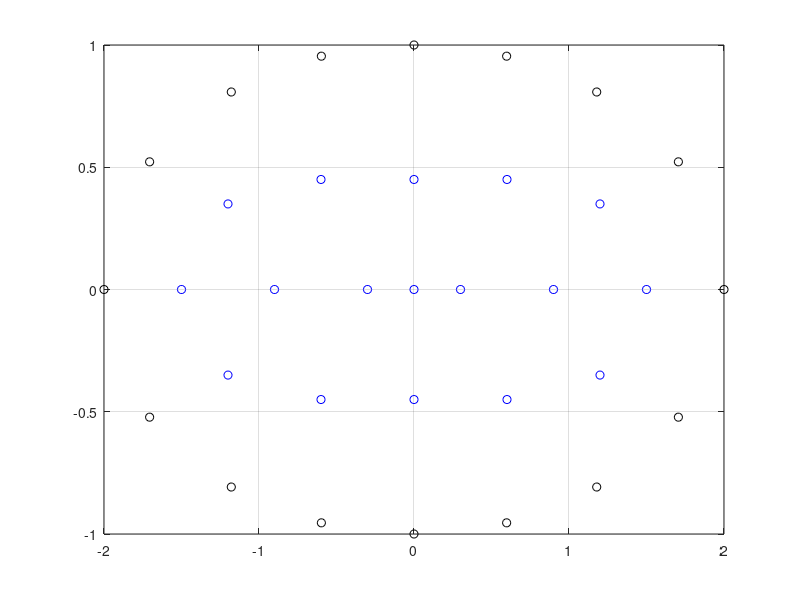

Reproduce this figure in MATLAB.
format short
clear all
clc


Ufront= @(x,y)     exp(x)*sin(y); 
Qfront= @(x,y)     exp(x)*sin(y)*x+ exp(x)*cos(y)*y; 
const=-2;

NN=16; % Número de nodos en la frontera.
NE=16; % Número de elementos en la frontera.
L=17; % Número de nodos internos.
N=NN; % 
NCI=48; % Número de celdas internas (unicamente en el cado de Uxx+Uyy=b)
NPI=7; % Número de puntos de integración para las celdas internas.
NI=4; % Número de puntos de integración para los elementos de la frontera.


% Creación de vectores y matrices para guardar datos.
X=zeros(1,N);
Y=zeros(1,N);
U=zeros(1,N);
Q=zeros(1,N);



D=zeros(1,N);
LE=zeros(1,N);
CON=zeros(N,2);
KODE=zeros(1,N);



alpha=zeros(1,N);
XY=zeros(1,N);
A=zeros(N,N);
MKJ=zeros(N,3);


DA=zeros(1,N);
CP=zeros(7,3);

% Contantes para la integración sobre elementos
POEI=[0.86113631,-0.86113631,0.33998104,-0.33998104];
FDEP=[0.34785485,0.34785485,0.65214515,0.65214515];

% Datos para la integración sobre celda
WW=[0.225,0.12592918,0.12592918,0.12592918,0.13239416,0.13239416,0.13239416];
CP=[0.33333333,0.79742699,0.10128651;0.10128651,0.05971587,0.4701426;0.47014206,0.33333333,0.10128651;0.79742699,0.10128651,0.47014206;0.05971587,0.47014206,0.33333333;0.10128651,0.10128651,0.79742699;0.47014206,0.47014206,0.05971587];

% Datos para los nodos en la frontera (LOS PUNTOS DEBEN DE COLOCARSE
% ANTIHORARIO
x=[2,1.705706,1.178800,0.597614,0,-0.597614,-1.178800,-1.705706,-2,-1.705706,-1.178800,-0.597614,0,0.597614,1.178800,1.705706];
y=[0,-0.522150,-0.807841,-0.954310,-1,-0.954310,-0.807841,-0.522150,0,0.522150,0.807841,0.954310,1,0.954310,0.807841,0.522150];


% Datos para los nodos internos
xint=[1.5,1.2,0.6,0,-0.6,-1.2,-1.5,-1.2,-0.6,0,0.6,1.2,0.9,0.3,0,-0.3,-0.9];
yint=[0,-0.35,-0.45,-0.45,-0.45,-0.35,0,0.35,0.45,0.45,0.45,0.35,0,0,0,0,0];


if const==0
    NCI=0;
%     disp('Ecuación de Laplace Uxx=Uyy')
else
    NCI=NCI;
%     disp('Ecuación de Poisson Uxx+Uyy=b')
end

for i=1:NN  % Conectando los elementos de la frontera NODO A NODO.
    
    CON(i,1)=i;
    CON(i,2)=i+1;
    CON(NN,2)=1;
    z(i)=i; % Nodos de las fronteras. 
end

for i=1:L % Agrega los nodos internos desde el nodo NN.
    zint(i)=NN+i;
end


for i=1:NE
    length(i)=sqrt((x(CON(i,2))-x(CON(i,1)))^2+(y(CON(i,2))-y(CON(i,1)))^2);
end


tabla2=[z',x',y']'; % Crea los datos de la tabla "Data for boundary nodes"
tabla1=[z',CON,length']'; % Crea la tabla "Element data"
tabla3=[zint',xint',yint']';


fprintf('%6s %12s %12s\n','Nodo','Xfront','Yfront');
fprintf('%6.0f %12.4f %12.4f\n',tabla2);
disp('--------------------------------------------------')
fprintf('%6s %11s %12s\n','Nodo',' X int','Y int');
fprintf('%6.0f %12.4f %12.4f\n',tabla3);
disp('--------------------------------------------------')
fprintf('%6s %10s %12s %12s\n','Elemento','Nodo 1','Nodo 2','Longitud');
fprintf('%6.0f %12.4f %12.4f %12.6f\n',tabla1);


for i=NN+1:NN+L
    
    KODE(i)=0;
    U(i)=0;
    Q(i)=0;
       
end




plot(x,y,'ko')
hold on 
plot(xint,yint,'bo')
grid on